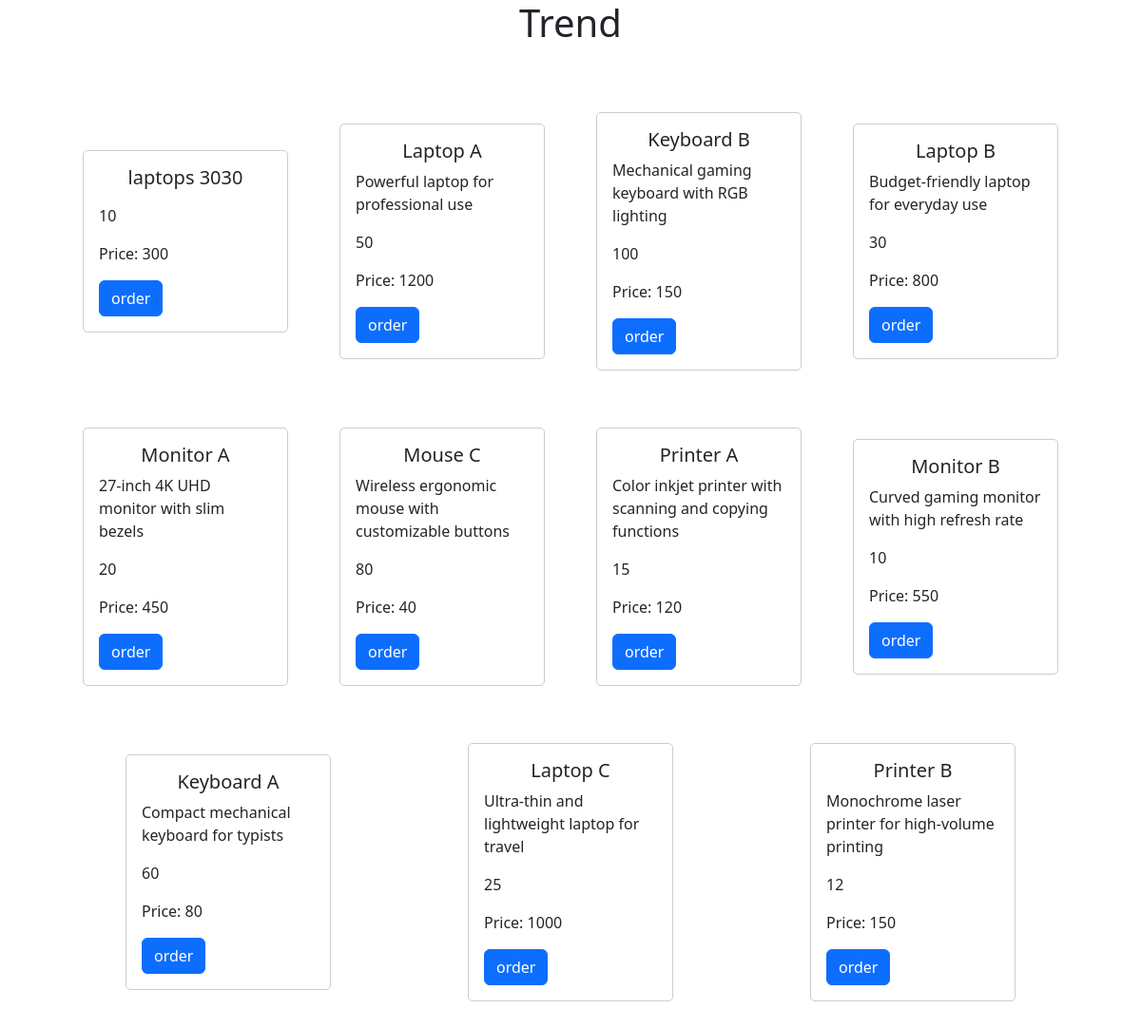
The app's page /product (signed in) with its own data.
### tables this page shows
CREATE TABLE Products (
    product_id INTEGER PRIMARY KEY AUTOINCREMENT,
    type_id INTEGER,
    product_name TEXT NOT NULL,
    description TEXT,
    price DECIMAL NOT NULL,
    stock_quantity INTEGER NOT NULL, created_at TIMESTAMP DEFAULT CURRENT_TIMESTAMP, img TEXT defualt 'default.jpp',
    FOREIGN KEY (type_id) REFERENCES Types(type_id)
);

### app.py (the view)
@app.route("/product", methods =["POST", "GET"])
def product():
    role = 'Customer'
    if session["user_id"]:
        rows = db.execute("SELECT * FROM Users WHERE user_id = ?", session["user_id"])
        role = rows[0]["role"]
    if request.method == 'POST':
        products = db.execute("select * from Products where type_id = (select type_id from Types where type_name = ?) ORDER BY created_at DESC limit 32", request.form.get("id"))
        return render_template("product.html", products = products, role=role)
    products = db.execute("select * from Products ORDER BY created_at DESC limit 32")
    return render_template("product.html", products = products, role=role)

### templates/product.html (shortened to what this page needs)
<!DOCTYPE html>
<html lang="en">
<head>
    <link href="https://cdn.jsdelivr.net/npm/bootstrap@5.3.2/dist/css/bootstrap.min.css" rel="stylesheet">
    <link rel="stylesheet" href="{{ url_for('static', filename='style.css') }}">
</head>
<body>
<section id="trend" >
  <h1 style="text-align: center;">Trend</h1>
  <div class="container-flexs">
    {% for product in products %}
  <div class="card item-flexs" >
    <div class="card-body">
      <h5 class="card-title">{{ product['product_name']}}</h5>
      <p class="card-text">{{ product['description'] }}</p>
      <p class="card-text">{{ product['stock_quantity'] }}</p>
      <p class="card-text">Price: {{ product['price'] }}</p>
      {% if role == 'Supplier' %}
      <form action="/remove">
        <input type="text" name = "id" hidden value="{{product['product_id']}}">
        <button type="submit" class="btn btn-warning">Remove</button>
      </form>
      {% elif role == 'Customer' %}
      <button class="btn btn-primary float-right">order</button>
      {% endif %}
    </div>
  </div>
  {% endfor %}
  </div>
</section>
</body>
</html>

### static/style.css (style rules this page uses)
.container-flexs { display: flex; flex-direction: row; flex-wrap: wrap; justify-content: space-around; align-items: center; padding: 20px ; margin: 20px 40px; }
.item-flexs { margin: 30px 10px; border: 1px solid #ccc; border-radius: 5px; width: 20%; }
.card-title { text-align: center; }
#trend,footer { z-index: 2; }

### records on screen
Products: product_name "laptops 3030", stock_quantity "10", price "300"
Products: product_name "Laptop A", description "Powerful laptop for professional use", stock_quantity "50", price "1200"
Products: product_name "Keyboard B", description "Mechanical gaming keyboard with RGB lighting", stock_quantity "100", price "150"
Products: product_name "Laptop B", description "Budget-friendly laptop for everyday use", stock_quantity "30", price "800"
Products: product_name "Monitor A", description "27-inch 4K UHD monitor with slim bezels", stock_quantity "20", price "450"
Products: product_name "Mouse C", description "Wireless ergonomic mouse with customizable buttons", stock_quantity "80", price "40"
Products: product_name "Printer A", description "Color inkjet printer with scanning and copying functions", stock_quantity "15", price "120"
Products: product_name "Monitor B", description "Curved gaming monitor with high refresh rate", stock_quantity "10", price "550"
Products: product_name "Keyboard A", description "Compact mechanical keyboard for typists", stock_quantity "60", price "80"
Products: product_name "Laptop C", description "Ultra-thin and lightweight laptop for travel", stock_quantity "25", price "1000"
Products: product_name "Printer B", description "Monochrome laser printer for high-volume printing", stock_quantity "12", price "150"
